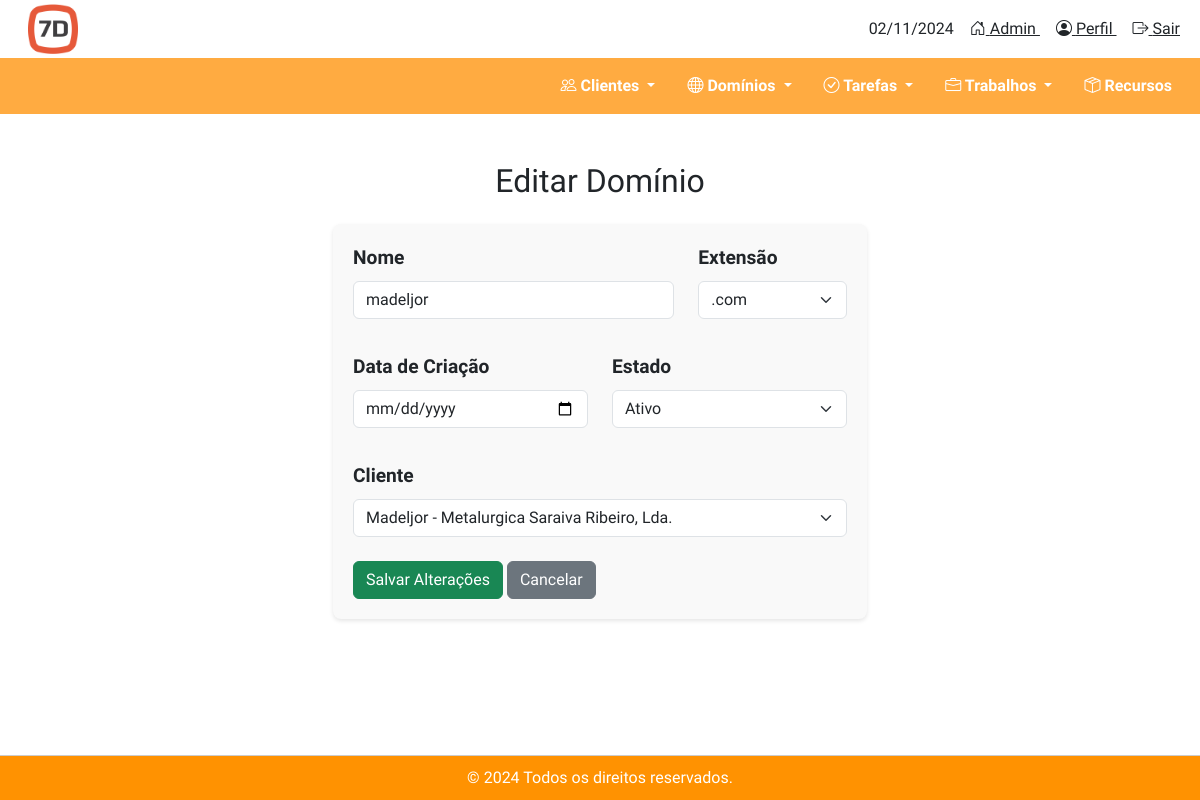
The app's page /dominios/editar/1/ with its own data.
### dominios/models.py (models this page shows, shortened)
class Dominio(models.Model):
    ESTADOS = [
        ('ativo', 'Ativo'),
        ('suspenso', 'Suspenso'),
        ('expirado', 'Expirado'),
        ('terminado', 'Terminado'),
    ]
    EXTENSOES = [
        ('.com', '.com'),
        ('.pt', '.pt'),
        ('.net', '.net'),
        ('.org', '.org'),
        ('.bizz', '.bizz'),
    ]
    nome = models.CharField(max_length=255)
    extensao = models.CharField(max_length=10, choices=EXTENSOES)
    estado = models.CharField(max_length=10, choices=ESTADOS)
    data_criacao = models.DateField()  # Alterado para DateField
    data_expiracao = models.DateField()  # Alterado para DateField
    cliente = models.ForeignKey(Cliente, on_delete=models.CASCADE, related_name='dominios_dominio')

### dominios/views.py (the view)
# urls.py: path('editar/<int:id>/', editar_dominio, name='editar_dominio'),
def editar_dominio(request, id):
    dominio = get_object_or_404(Dominio, pk=id)  # Obtendo o domínio pelo id
    clientes = Cliente.objects.all()  # Obtendo todos os clientes
    if request.method == 'POST':
        form = DominioForm(request.POST, instance=dominio)
        if form.is_valid():
            form.save()
            return redirect('listar_dominios')
    else:
        form = DominioForm(instance=dominio)
    return render(request, 'dominios/editar.html', {
        'form': form,
        'dominio': dominio,
        'clientes': clientes  # Passando a lista de clientes para o template
    })

### dominios/forms.py
class DominioForm(forms.ModelForm):
    class Meta:
        model = Dominio
        fields = ['nome', 'extensao', 'estado', 'data_criacao', 'cliente']  # Inclui 'data_criacao', remove 'data_expiracao'
        widgets = {
            'data_criacao': forms.DateTimeInput(attrs={'type': 'date'}),
        }

### dominios/templates/dominios/editar.html (shortened to what this page needs)
{% extends 'base.html' %}
{% load static %}
{% block content %}
<link rel="stylesheet" type="text/css" href="{% static 'css/forms.css' %}">
<div class="container mt-5" style="max-width: 50%; margin: 0 auto;">
    <h2 class="text-center mb-4">Editar Domínio</h2>
    <form method="POST">
        <div class="row mb-4">
            <div class="col-md-8">
                <label for="nome" class="form-label" style="font-size: 1.2rem; font-weight: bold;">Nome</label>
                <input type="text" class="form-control" id="nome" name="nome" value="{{ form.nome.value }}" required>
            </div>
            <div class="col-md-4">
                <label for="extensao" class="form-label" style="font-size: 1.2rem; font-weight: bold;">Extensão</label>
                <select class="form-select" id="extensao" name="extensao" required>
                    <option value=".com" {% if form.extensao.value == '.com' %}selected{% endif %}>.com</option>
                </select>
            </div>
        </div>
        <div class="row mb-4">
            <div class="col-md-6">
                <label for="data_criacao" class="form-label" style="font-size: 1.2rem; font-weight: bold;">Data de Criação</label>
                <input type="date" class="form-control" id="data_criacao" name="data_criacao" value="{{ form.data_criacao.value }}" required>
            </div>
            <div class="col-md-6">
                <label for="estado" class="form-label" style="font-size: 1.2rem; font-weight: bold;">Estado</label>
                <select class="form-select" id="estado" name="estado" required>
                    <option value="ativo" {% if form.estado.value == 'ativo' %}selected{% endif %}>Ativo</option>
                </select>
            </div>
        </div>
        <div class="mb-4">
            <label for="cliente" class="form-label" style="font-size: 1.2rem; font-weight: bold;">Cliente</label>
            <select class="form-select" id="cliente" name="cliente" required>
                {% for cliente in clientes %}
                <option value="{{ cliente.id }}" {% if form.cliente.value|stringformat:"i" == cliente.id|stringformat:"i" %}selected{% endif %}>{{ cliente.nome }}</option>
                {% endfor %}
            </select>
        </div>
        <button type="submit" class="btn btn-success">Salvar Alterações</button>
        <a href="{% url 'listar_dominios' %}" class="btn btn-secondary">Cancelar</a>
    </form>
    <div style="height: 50px;"></div>
</div>
{% endblock %}

### static/css/styles.css (style rules this page uses)
html, body { height: 100%; margin: 0; padding: 0; }
.container { flex-grow: 1; }
* { font-family: 'Play', sans-serif; }

### static/css/forms.css (style rules this page uses)
form { background-color: #f9f9f9; padding: 20px; border-radius: 8px; box-shadow: 0 2px 4px rgba(0, 0, 0, 0.1); }
input, select { width: 100%; padding: 10px; margin-bottom: 10px; border: 1px solid #ccc; border-radius: 4px; }
button { background-color: #4CAF50; color: white; padding: 10px 20px; border: none; border-radius: 4px; cursor: pointer; }

### records on screen
Dominio: nome "madeljor", extensao ".com", estado "Ativo"

### other values on screen
{{ today }} "02/11/2024"
{{ current_year }} "2024"
form field cliente "Madeljor - Metalurgica Saraiva Ribeiro, Lda."
